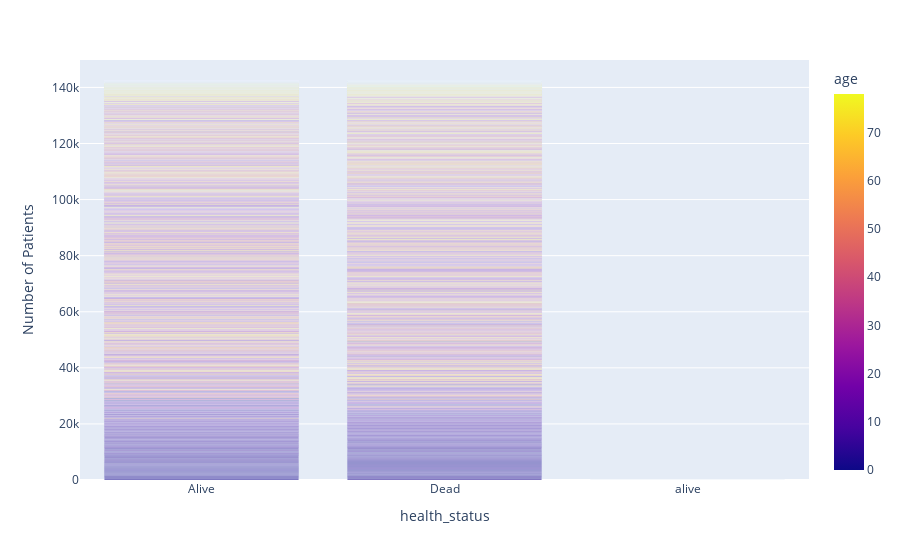

This figure's notebook cell:
### Code cell
px.bar(infectious_data_age, x= 'health_status' , y='Number of Patients', color= 'age')

### Figure 1 — Plotly figure (JSON) as saved in the notebook; plotly's stock layout.template omitted (floating-point values rounded to 4 significant figures; data arrays with more than 128 entries replaced by an {"elided": "..."} marker saying what was removed)
{"data": [{"alignmentgroup": "True", "hovertemplate": "health_status=%{x}<br>Number of Patients=%{y}<br>age=%{marker.color}<extra></extra>", "legendgroup": "", "marker": {"color": {"elided": "1580 int values"}, "coloraxis": "coloraxis", "pattern": {"shape": ""}}, "name": "", "offsetgroup": "", "orientation": "v", "showlegend": false, "textposition": "auto", "type": "bar", "x": {"elided": "1580 str values"}, "xaxis": "x", "y": {"elided": "1580 int values"}, "yaxis": "y"}], "layout": {"barmode": "relative", "coloraxis": {"colorbar": {"title": {"text": "age"}}, "colorscale": [[0, "#0d0887"], [0.1111, "#46039f"], [0.2222, "#7201a8"], [0.3333, "#9c179e"], [0.4444, "#bd3786"], [0.5556, "#d8576b"], [0.6667, "#ed7953"], [0.7778, "#fb9f3a"], [0.8889, "#fdca26"], [1, "#f0f921"]]}, "legend": {"tracegroupgap": 0}, "margin": {"t": 60}, "xaxis": {"anchor": "y", "domain": [0, 1], "title": {"text": "health_status"}}, "yaxis": {"anchor": "x", "domain": [0, 1], "title": {"text": "Number of Patients"}}}}
